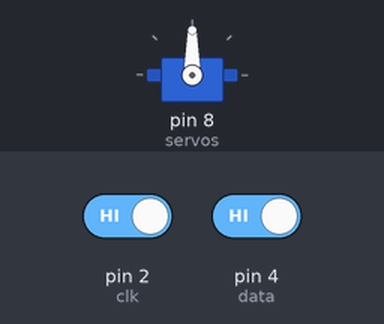
Recording of a sketch running on a simulated Arduino Uno, built with avr-gcc and run on an emulated ATmega328P. On the bench: servo. The test bench sets the inputs (shaded band); at power-on: pin 2 (clk) HIGH, pin 4 (data) HIGH.

Above: at 1.2 s.
1.3 s: pin 2 (clk) driven LOW
At 1.52 s:
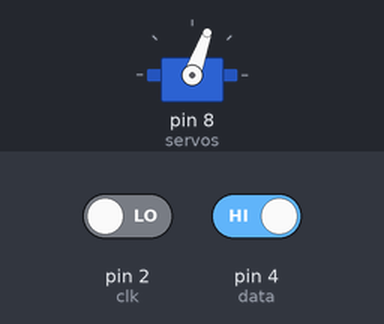
At 2.9 s:
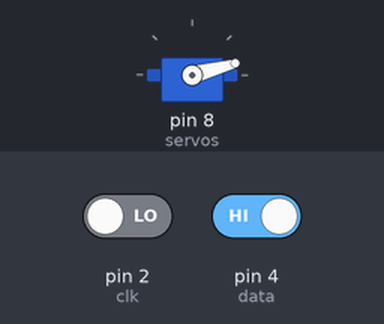
4.3 s: pin 4 (data) driven LOW
At 8.1 s:
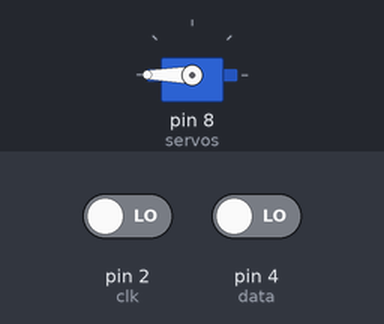
Timing chart, 0 to 9.6 s (numbered marks = the images above; inputs shaded):
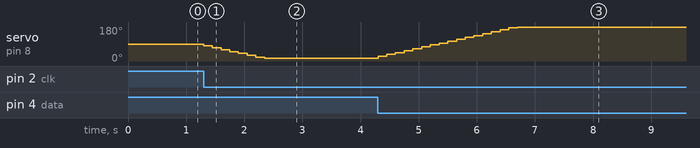

The sketch:

part7.ino
```cpp
/*part7  USE encode CONTROL Servos
Turn the rotary encoder control servos
  */
#include <Servo.h>//load servo library
int clk= 2;// The digital 2 pin,read clk
int data= 4;// The digital 4 pin,read data
int servos = 8;// The 6 pin,driving the servos
Servo servo;//Get a servo controller
int angle=90;//set the servo default angle
void setup() {
  pinMode(data,INPUT);// initialize the data pin as an input.
  pinMode(clk,INPUT);// initialize the clk pin as an input.
  servo.attach(servos);  //attach servos pin to servo controller
 // attachInterrupt(0,start,FALLING);//set clk pin interrupt,this board interrupt0 is pin 2
}
void loop() {
  start();
}
void start(){
  if(digitalRead(clk)==LOW){
  if(digitalRead(data)==LOW){
    angle+=10;
    }else angle-=10;
    if(angle>=180)angle=180;
    else if(angle<=10)angle=15;
    servo.write(angle);
    delay(150);
//    while(digitalRead(clk)==LOW);
}}
```

Measured:
- after the input at 1.3 s, servo on pin 8 (servos): moves from 90° to 15° over 1.1 s, starting at once
- after the input at 4.3 s, servo on pin 8 (servos): moves from 15° to 180° over 2.4 s, starting at once
